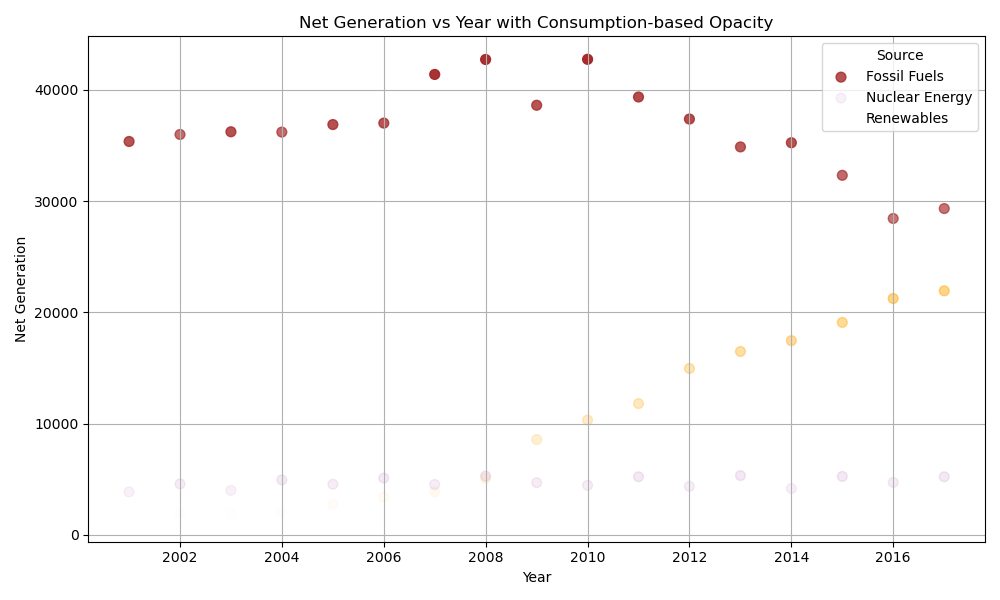

Write Python code to recreate this figure.
import pandas as pd
import matplotlib.pyplot as plt

# Read the CSV file into a pandas DataFrame
data = pd.read_csv("iowa-electricity-extended.csv")

# Convert the 'year' column to datetime format
data['year'] = pd.to_datetime(data['year'])

# Normalize the 'consumption' values for alpha (opacity) between 0 and 1
data['consumption_normalized'] = (data['consumption'] - data['consumption'].min()) / (data['consumption'].max() - data['consumption'].min())

# Define colors for each source
source_colors = {
    'Nuclear Energy': 'purple', 
    'Renewables': 'orange',
    'Fossil Fuels': 'brown'
}

# Create a scatterplot
plt.figure(figsize=(10,6))
for source in data['source'].unique():
    subset = data[data['source'] == source]
    plt.scatter(
        subset['year'], 
        subset['net_generation'], 
        s=50,  # Fixed size for visibility
        c=source_colors.get(source, 'grey'),  # Default to grey if source not found
        alpha=subset['consumption_normalized'],  # Set opacity based on normalized consumption
        label=source
    )

# Add labels and legend
plt.xlabel('Year')
plt.ylabel('Net Generation')
plt.title('Net Generation vs Year with Consumption-based Opacity')
plt.legend(title='Source')

# Show the plot
plt.grid(True)
plt.tight_layout()
plt.show()
